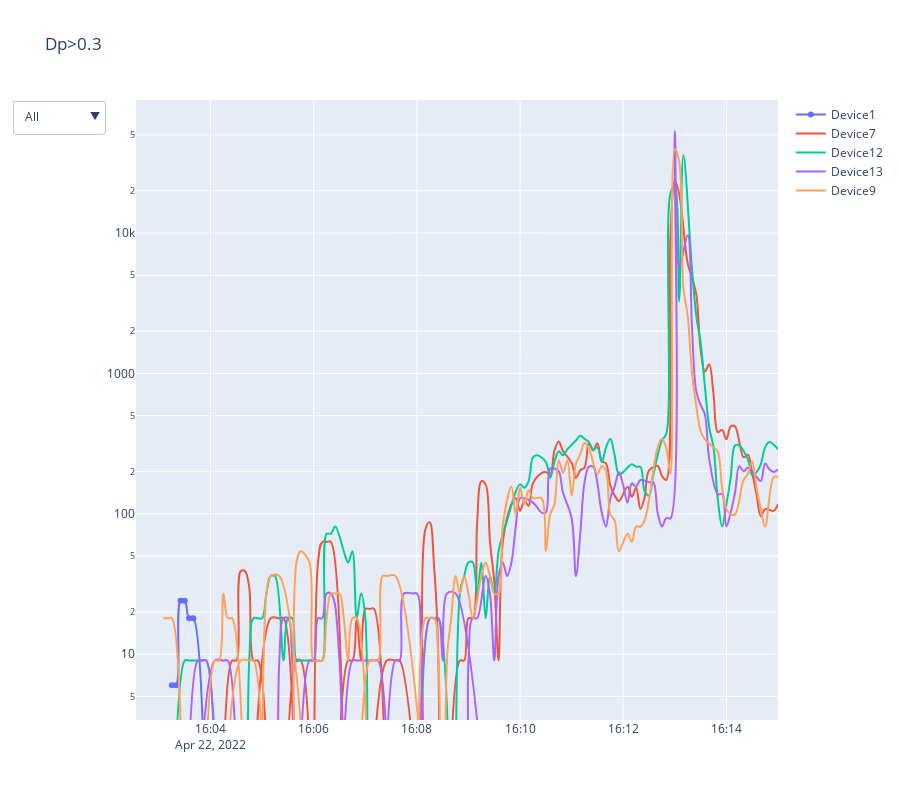
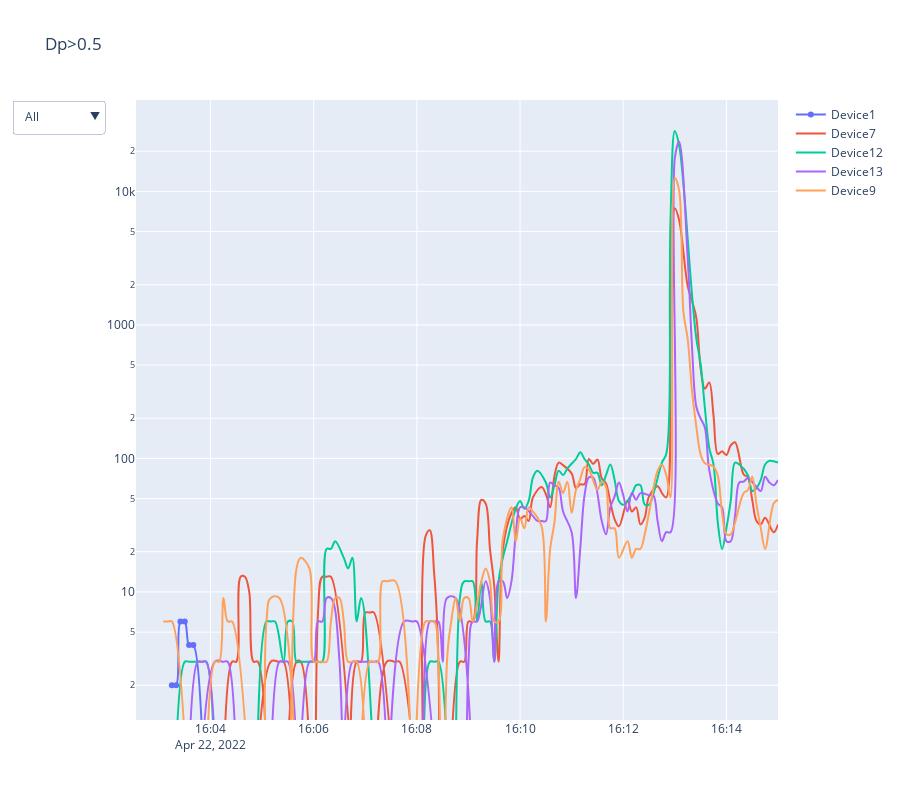
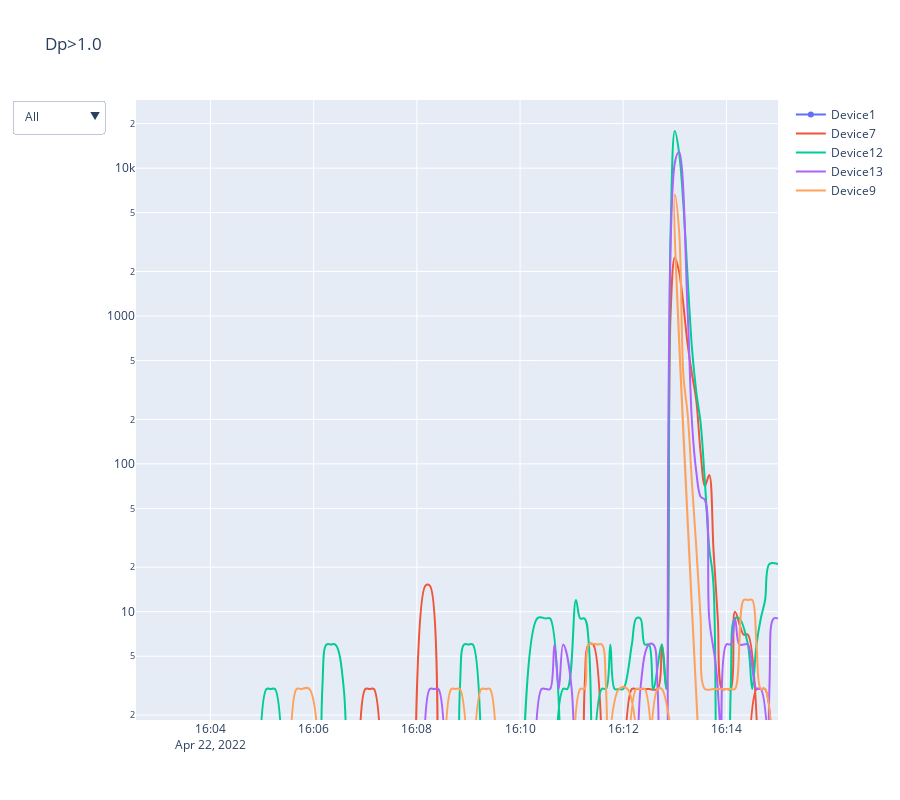
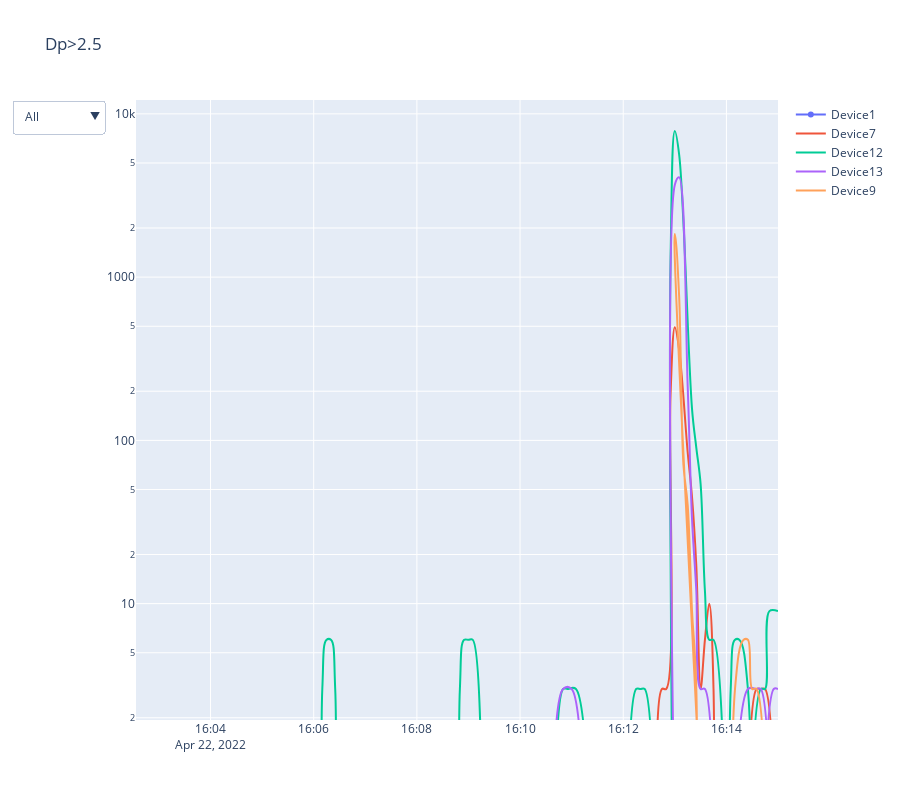

The code cell stored with these charts, in order, in its notebook:
### Code cell
for c in columns:
    multi_plot(data_in_time_range,  c, c)
